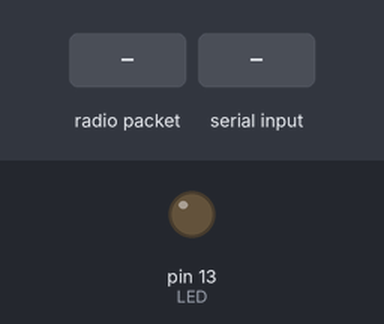
Bench run of a sketch on a simulated Arduino Uno, built with avr-gcc and run on an emulated ATmega328P. Parts: output pins drawn as LEDs (lit = HIGH). The inputs (shaded band) are chosen by the test bench. No radio packets arrive unless stated; pins used as bus, display or sensor lines are not drawn; what the sketch prints to the serial monitor is not drawn.

Above: at 1.3 s.
1.4 s: radio packet "1" arrives
At 1.8 s:
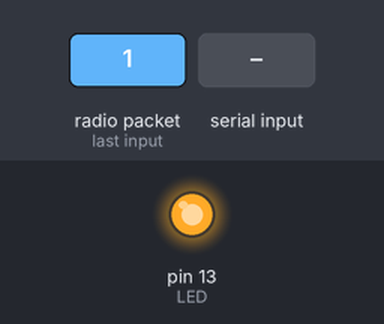
2.9 s: "1" received over Serial
At 4.0 s:
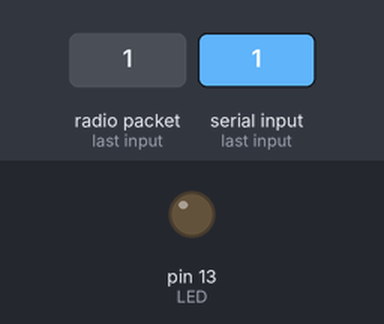
4.4 s: radio packet "0" arrives
At 5.3 s:
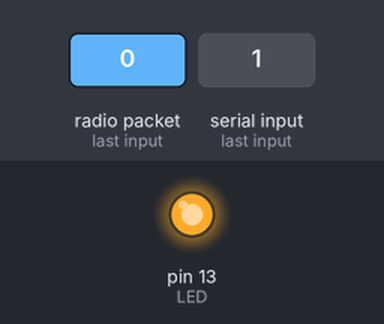
5.9 s: "0" received over Serial
At 6.3 s:
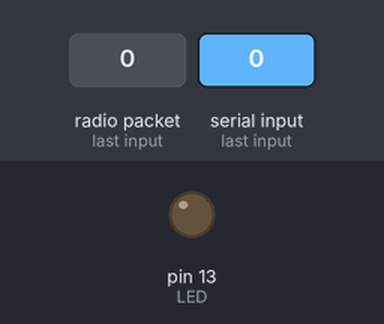
Timing chart, 0 to 8.4 s (numbered marks = the images above; inputs shaded):
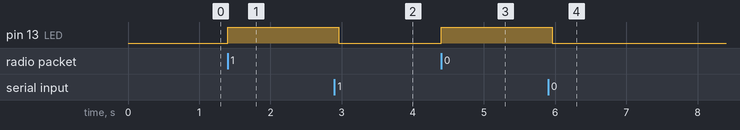

The sketch:

arduino_ground.ino
```cpp
// Author: Curtis Puetz
// Adapted from: https://learn.adafruit.com/adafruit-rfm69hcw-and-rfm96-rfm95-rfm98-lora-packet-padio-breakouts/rfm9x-test

#include <SPI.h>
#include <RH_RF95.h>

#define RFM95_CS 5
#define RFM95_RST 6
#define RFM95_INT 9

// Change to 434.0 or other frequency, must match RX's freq!
#define RF95_FREQ 434.0

// Singleton instance of the radio driver
RH_RF95 rf95(RFM95_CS, RFM95_INT);

// Blinky on receipt
#define LED LED_BUILTIN

void setup() {
  pinMode(LED, OUTPUT);
  pinMode(RFM95_RST, OUTPUT);
  digitalWrite(RFM95_RST, HIGH);

  while (!Serial);
  Serial.begin(9600);
  delay(100);

  Serial.println("Arduino LoRa RX Test!");

  // manual reset
  digitalWrite(RFM95_RST, LOW);
  delay(10);
  digitalWrite(RFM95_RST, HIGH);
  delay(10);

  while (!rf95.init()) {
    Serial.println("LoRa radio init failed");
    while (1);
  }
  Serial.println("LoRa radio init OK!");

  // Defaults after init are 434.0MHz, modulation GFSK_Rb250Fd250, +13dbM
  if (!rf95.setFrequency(RF95_FREQ)) {
    Serial.println("setFrequency failed");
    while (1);
  }
  Serial.print("Set Freq to: "); Serial.println(RF95_FREQ);

  // Defaults after init are 434.0MHz, 13dBm, Bw = 125 kHz, Cr = 4/5, Sf = 128chips/symbol, CRC on

  // The default transmitter power is 13dBm, using PA_BOOST.
  // If you are using RFM95/96/97/98 modules which uses the PA_BOOST transmitter pin, then
  // you can set transmitter powers from 5 to 23 dBm:
  rf95.setTxPower(23, false);
}

void loop(){
	// check if there is communication from the LoRa device (i.e. check if downlinked data has been recieved downlinked data is recieved)
  if (rf95.available()){
    // Should be a message for us now
    uint8_t buf[RH_RF95_MAX_MESSAGE_LEN];
    uint8_t len = sizeof(buf);

    if (rf95.recv(buf, &len)){
      digitalWrite(LED, HIGH);
      //RH_RF95::printBuffer("Received: ", buf, len);
      // wait for a sufficient amount of time for the full data string to be recieved
      delay(5);
      // print the recieved data on the serial port with the RSSI signal strength appended to it
      Serial.print((char*)buf);
      Serial.print(",");
      Serial.println(rf95.lastRssi(), DEC);
    }
    else{
      Serial.println("Receive failed");
    }
  }
  // check if commands from the main ground station computer have been recieved (for uplink to baloon)
  if (Serial.available() > 0){
  String data = "";
  // read the complete uplink command
  while (Serial.available()>0){
    data.concat((char)Serial.read());
  }
  int len_data = data.length() + 1;
  char data1[len_data];
  data.toCharArray(data1, len_data);
  // send the uplink command
  rf95.send((uint8_t*)data1, len_data);
  rf95.waitPacketSent();
  //Serial.println("Sent a reply");
  // write the LED low for visual confirmation that the command has been sent
  digitalWrite(LED, LOW);
  }
}
```

Measured:
- after the input at 1.4 s, pin 13 (LED): LOW → HIGH at once
- after the input at 2.9 s, pin 13 (LED): HIGH → LOW after 0.06 s
- after the input at 4.4 s, pin 13 (LED): LOW → HIGH at once
- after the input at 5.9 s, pin 13 (LED): HIGH → LOW after 0.06 s
